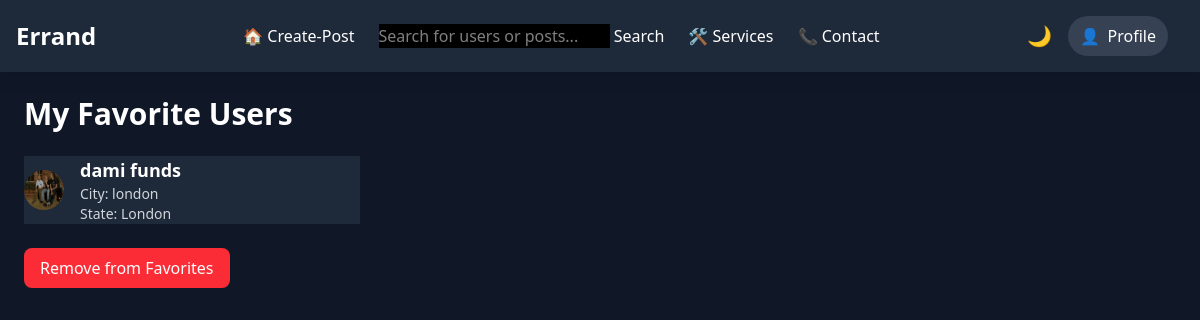
Page /favorite-list/ (signed in) on the committed database.
### errandApp/models.py (models this page shows, shortened)
class Favorite(models.Model):
    user = models.ForeignKey(User, on_delete=models.CASCADE, related_name='favorite_users')
    favorite_user = models.ForeignKey(User, on_delete=models.CASCADE, related_name='favorited_by')
    created_at = models.DateTimeField(auto_now_add=True)
    class Meta:
        unique_together = ('user', 'favorite_user')

class Profile(models.Model):
    user = models.OneToOneField(User, on_delete=models.CASCADE,related_name='profile')
    image = models.ImageField(upload_to='profile_pics', null=True, blank=True)
    fullname = models.CharField(max_length=50, null=True, blank=True)
    email = models.CharField(max_length=20,unique=True,null=True)
    city = models.CharField(max_length=20, null=True, blank=True)
    state = models.CharField(max_length=20, null=True, blank=True)
    country = models.CharField(max_length=20, null=True, blank=True)
    occupation = models.CharField(max_length=30, null=True, blank=True)
    socials = models.CharField(max_length=100, null=True, blank=True)
    bio = models.TextField(null=True, blank=True)
    created = models.DateTimeField(auto_now_add=True)

### errandApp/views.py (the view)
# urls.py: path('favorite-list/', views.favorite_list, name='favorite_list'),
@login_required
def favorite_list(request):
    favorites = request.user.favorite_users.all()
    return render(request, 'favorite_list.html', {'favorites': favorites})

### templates/favorite_list.html (shortened to what this page needs)
{% include 'base.html' %}
{% block content %}
<div class="bg-gray-900 text-white p-6 items-center justify-center min-h-screen max-w-sm">
<h1 class="text-3xl font-bold mb-6">My Favorite Users</h1>
<ul>
    {% for favorite in favorites %}
        <li>
            <a href="{% url 'user_dashboard' favorite.favorite_user.username %}">
                <div class="flex items-center space-x-4 post-card bg-gray-800">
                    <img src="{{ favorite.favorite_user.profile.image.url }}" alt="User" class="w-10 h-10 rounded-full">
                    </a>
                    <div>
                        <h3 class="text-lg font-semibold">{{ favorite.favorite_user.profile.fullname }}</h3>
                        <p class="text-gray-300 text-sm">City: {{ favorite.favorite_user.profile.city }}</p>
                        <p class="text-gray-300 text-sm">State: {{ favorite.favorite_user.profile.state }}</p>
                    </div>
                </div> <br>
            <form method="post" action="{% url 'toggle_favorite' favorite.favorite_user.username %}">
                <button type="submit" class="bg-red-500 text-white rounded-lg px-4 py-2">Remove from Favorites</button>
            </form>
    {% empty %}
        <p>No favorite users yet.</p>
    {% endfor %}
{% endblock %}

### rows in the picture
Favorite: favorite_user.profile.image (picture), favorite_user.profile.fullname "dami funds", favorite_user.profile.city "london", favorite_user.profile.state "London"
